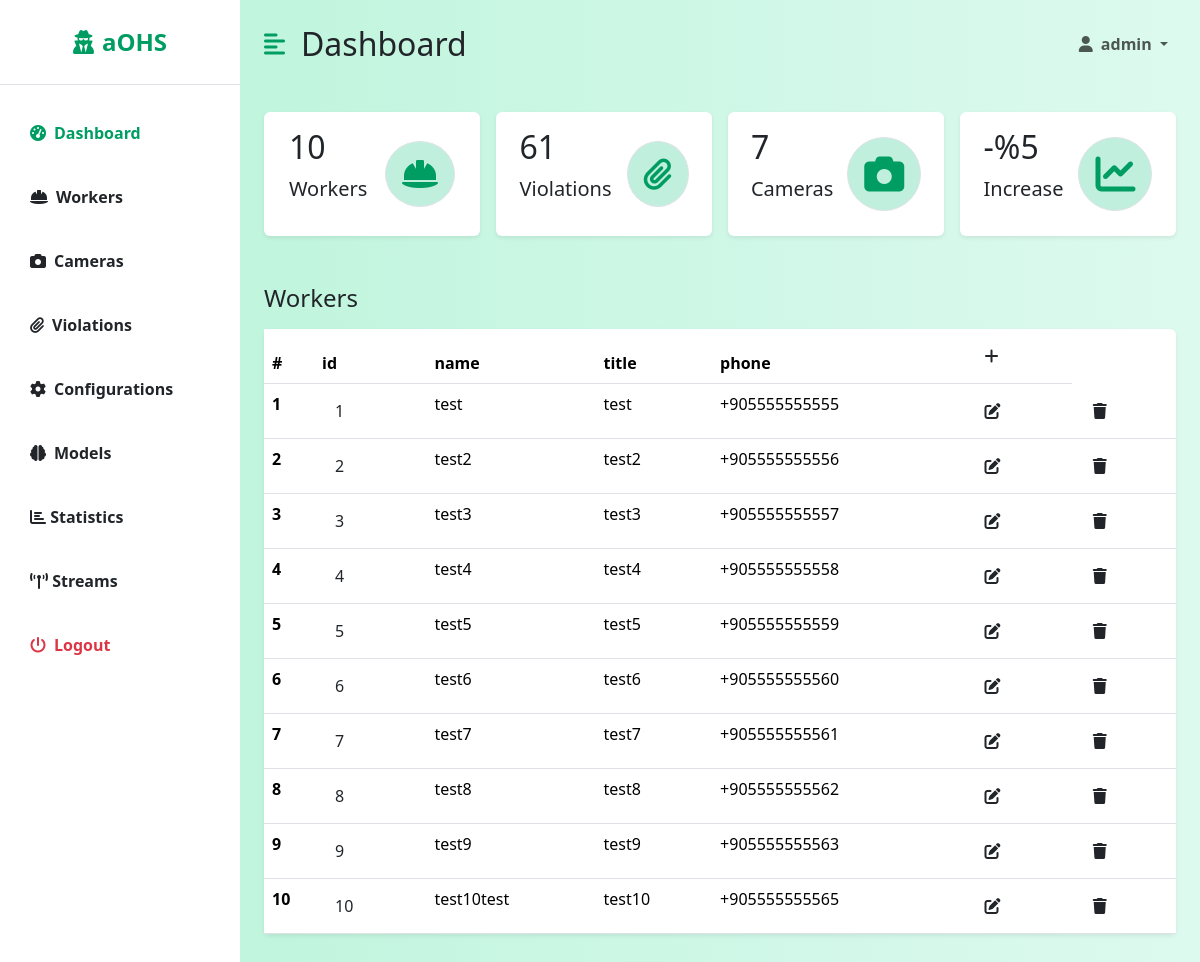
The app's page /dashboard/workers/ (signed in), older data.
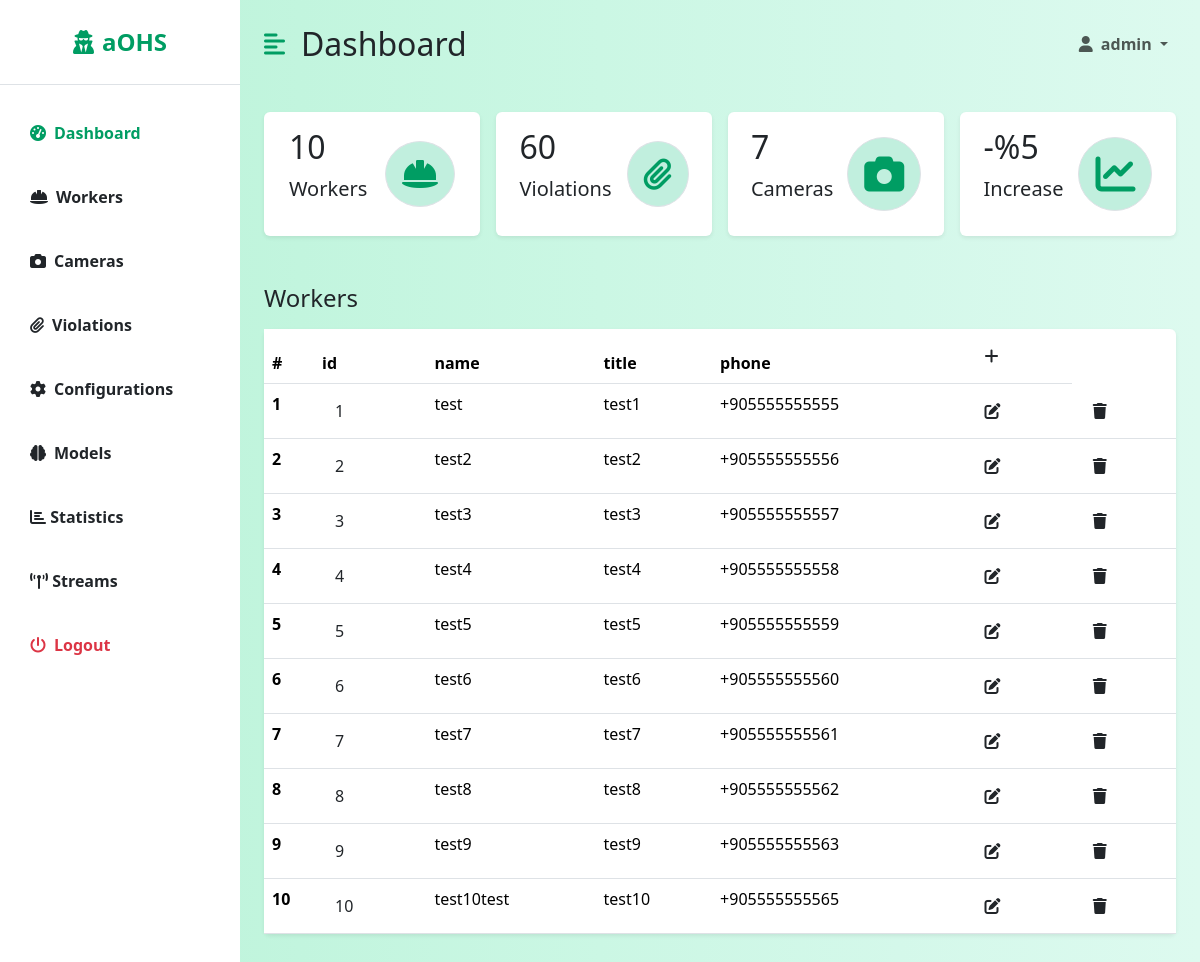
The same page, newer data.
### backend/models.py (models this page shows, shortened)
class Worker(models.Model):
    phone_regex = RegexValidator(regex=r'^\+905[0-9]{9}$',
                                 message="Phone number should be in '+905555555555' format")
    id = models.AutoField(primary_key=True)
    name = models.CharField(max_length=100, null=False)
    title = models.CharField(max_length=100, null=False)
    phone = models.CharField(validators=[phone_regex], max_length=17, unique=True, null=False)
    active = models.BooleanField(default=True, null=False)
    created = models.DateTimeField(auto_now_add=True)
    modified = models.DateTimeField(auto_now=True)

### dashboard/views/worker_views.py (the view)
# urls.py: path('workers/', WorkerView.as_view()),
class WorkerView(LoginRequiredMixin, View, GetCountsMixin):
    login_url = '/login/'
    redirect_field_name = 'redirect_to'
    def get(self, request):
        headers = ['id', 'name', 'title', 'phone']
        workers = Worker.objects.filter(active=True)
        return render(request, 'dashboard/listWorker.html',
                      {'headers': headers, 'data': workers, 'counts': super().get_counts()})

### dashboard/views/mixins.py (called while the page is built)
    def get_counts(self):
        counts = {
            'workers': Worker.objects.filter(active=True).count(),
            'violations': Violation.objects.filter(valid=True).count(),
            'cameras': Camera.objects.count(),
        }
        return counts

### dashboard/templates/dashboard/listWorker.html
{% extends 'dashboard/dashboard.html' %}
{% block table %}
    <h3 class="fs-4 mb-3">Workers</h3>
    <table class="table bg-white rounded shadow-sm  table-hover">
        <thead>
        <tr>
            <th scope="col" width="50">#</th>
            {% for header in headers %}
                <th scope="col">{{ header }}</th>
            {% endfor %}
            <th><a class="btn" href="/dashboard/workers/add/"><i class="fa fa-plus"></i></a></th>
        </tr>
        </thead>
        <tbody>
        {% for datum in data %}
            <tr>
                <th scope="row">{{ forloop.counter }}</th>
                <td><a class="btn" href="/dashboard/violations/worker/{{ datum.id }}">{{ datum.id }}</a></td>
                <td>{{ datum.name }}</td>
                <td>{{ datum.title }}</td>
                <td>{{ datum.phone }} </td>
                <th><a class="btn" href="/dashboard/workers/edit/{{ datum.id }}/"><i class="fa fa-edit"></i></a></th>
                <th><a class="btn" href="/dashboard/workers/delete/{{ datum.id }}/"><i class="fa fa-trash"></i></a></th>
            </tr>
        {% endfor %}
        </tbody>
    </table>
{% endblock %}

### dashboard/templates/dashboard/dashboard.html (shortened to what the changed rows need)
{% extends 'base.html' %}
{% block dashboard %}
    <div class="d-flex" id="wrapper">
        <div id="page-content-wrapper">
            <nav class="navbar navbar-expand-lg navbar-light bg-transparent py-4 px-4">
                <div class="d-flex align-items-center">
                    <h2 class="fs-2 m-0">Dashboard</h2>
                </div>
            </nav>
            <div class="container-fluid px-4">
                <div class="row g-3 my-2">
                    <div class="col-md-3">
                        <div class="p-3 bg-white shadow-sm d-flex justify-content-around align-items-center rounded">
                            <div>
                                <h3 class="fs-2">{{ counts.violations }}</h3>
                                <p class="fs-5">Violations</p>
                            </div>
                        </div>
                    </div>
                </div>
                <div class="row my-5">
                    <div class="col">
                        {% block table %}
                        {% endblock %}
                    </div>
                </div>
            </div>
        </div>
    </div>
{% endblock %}

Row changes from the older to the newer data that the page shows:
changed Worker "test": title "test" → "test1"
Text that changed along with them:
{{ counts.violations }}: "61" → "60"
